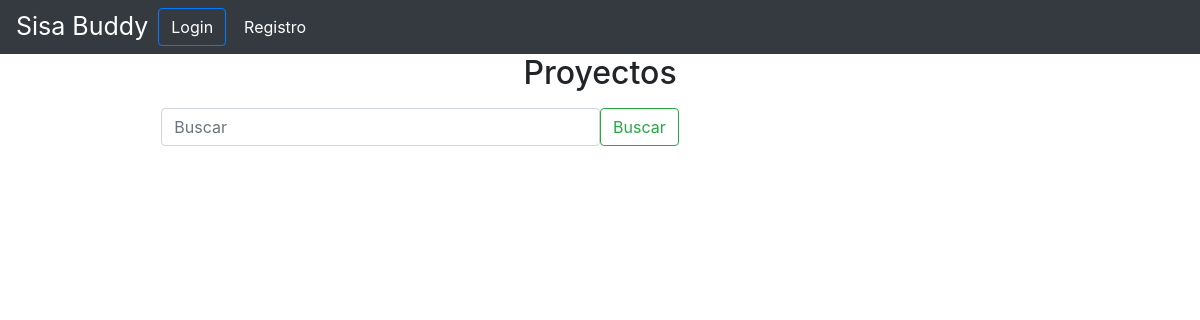
/proyectos/, run on an earlier commit of the app's database.
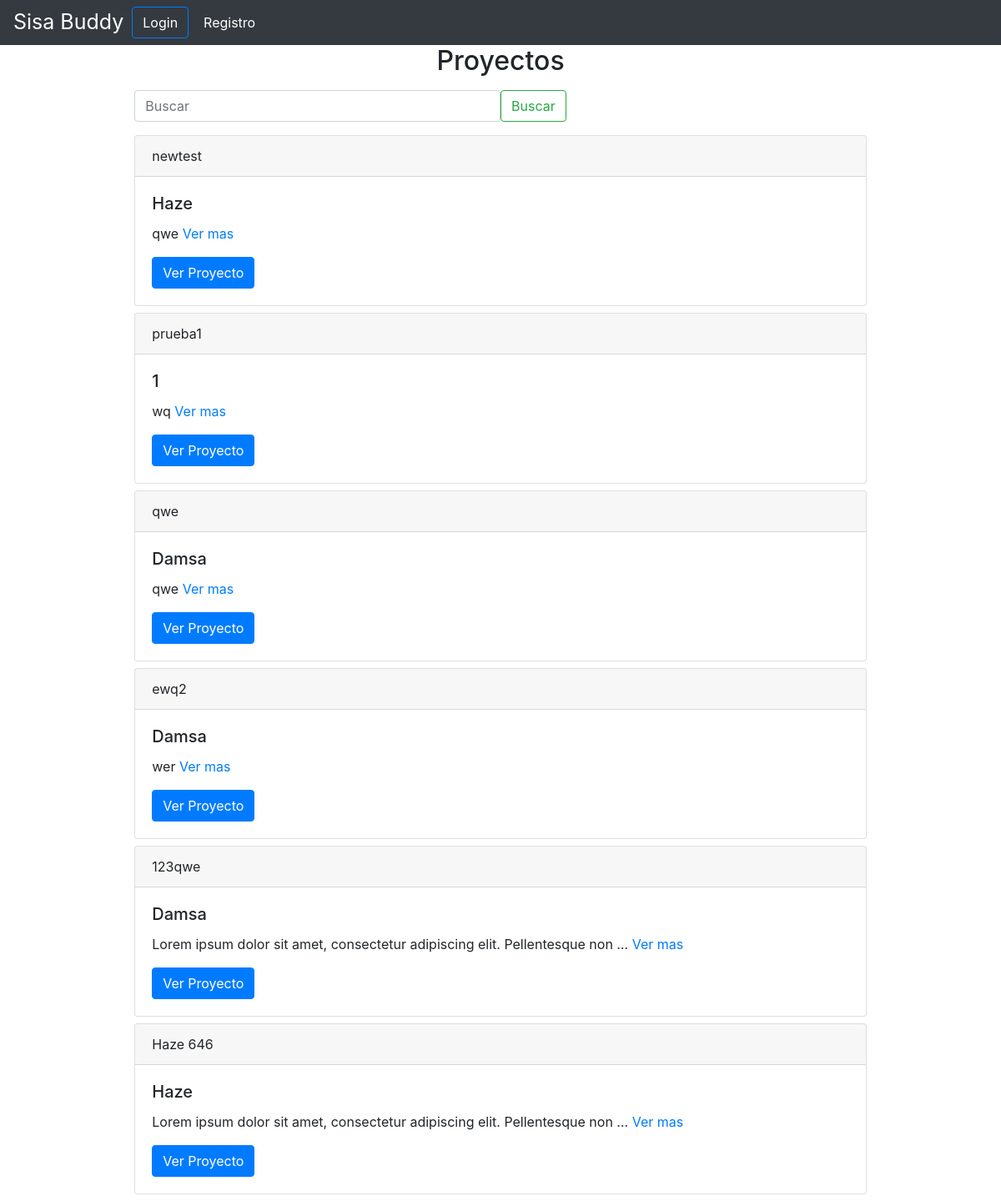
And on a later commit of the database.
### Projects/models.py (models this page shows, shortened)
class Projects(models.Model):
    name_project = models.CharField(("Nombre del Proyecto"), max_length=50)
    bussines = models.ForeignKey(Customer, verbose_name=("Empresa"), on_delete=models.CASCADE)
    folio = models.IntegerField(("Folio"), unique=True, null=False)
    need = models.TextField(("Necesidad"))
    slug = models.SlugField(("Slug"))
    comments = models.TextField(("Comentarios"))
    created_at = models.DateTimeField(auto_now=True, auto_now_add=False)
    modified_at = models.DateTimeField(auto_now=False, auto_now_add=True)
    class Meta:
        verbose_name = "Proyecto"
        verbose_name_plural= "Proyectos"
        ordering = ['created_at']

### Customer/models.py (models this page shows)
class Customer(models.Model):
    name_bussines = models.CharField(("Empresa"), blank=False, max_length=15)
    representative = models.CharField(("Representante"), max_length=50)
    phone = models.CharField(("Telefono"), max_length=15)
    email = models.EmailField(max_length=200)
    slug = models.SlugField(("Slug"))
    created_at = models.DateField(auto_now=True, auto_now_add=False)
    def __str__(self):
        return self.name_bussines

### Projects/views.py (the view)
# urls.py: path("", ProjectsView.as_view(), name="projects"),
class ProjectsView(ListView):
    model = Projects
    template_name= 'projects_list.html'
    def get_context_data(self, **kwargs):
        context = super().get_context_data(**kwargs)
        return context

### Projects/templates/projects_list.html (shortened to what this page needs)
{% extends 'base.html' %}
{% block content %}
<h2 class="text-center">Proyectos</h2>
{% include "search.html" %}
<div class="mx-auto mt-3">
  {% for project in projects_list  %}
  <div class="mx-auto card w-75 m-2">
      <div class="card-header">
        {{project.name_project}}
      </div>
      <div class="card-body">
        <h5 class="card-title">{{project.bussines}}</h5>
        <p class="card-text">{{project.need|truncatewords:10}} <a href="#">Ver mas</a> </p>
        <a href="{% url 'project_slug' project.slug%}" class="btn btn-primary">Ver Proyecto</a>
      </div>
    </div>
  {% endfor %}
</div>
{% endblock %}

What changed in the data, as far as the page shows it:
added Projects: name_project "newtest", bussines "Haze", need "qwe"
added Projects: name_project "prueba1", bussines "1", need "wq"
added Projects: name_project "qwe", bussines "Damsa", need "qwe"
added Projects: name_project "ewq2", bussines "Damsa", need "wer"
added Projects: name_project "123qwe", bussines "Damsa", need "Lorem ipsum dolor sit amet, consectetur adipiscing elit. Pellentesque non …"
added Projects: name_project "Haze 646", bussines "Haze", need "Lorem ipsum dolor sit amet, consectetur adipiscing elit. Pellentesque non …"
